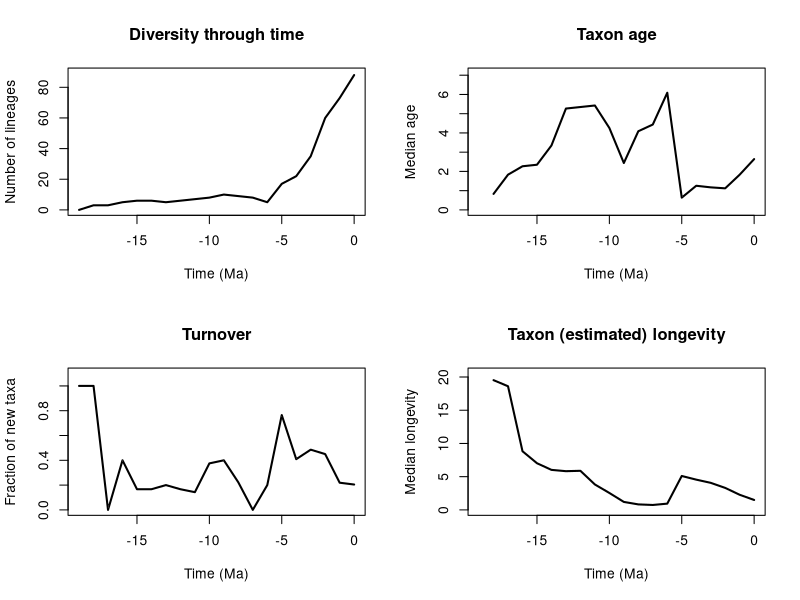

Source code (R):

	setwd("/Users/tobias/Documents/Sweden/PhD/rise_and_fall/longevity_analyses/mammals/families/bovidae_pyrate_mcmc_logs")
	tbl = read.table(file = "bovidae_input_1_se_est_stats.txt",header = T)
	pdf(file='fbovidae_input_1_se_est_stats.pdf',width=12, height=9)
	time = -tbl$time
	par(mfrow=c(2,2))
	library(scales)
	plot(time,tbl$diversity, type="l",lwd = 2, ylab= "Number of lineages", xlab="Time (Ma)", main="Diversity through time", ylim=c(0,max(tbl$M_div,na.rm =T)+1),xlim=c(min(time),0))
	polygon(c(time, rev(time)), c(tbl$M_div, rev(tbl$m_div)), col = alpha("#504A4B",0.5), border = NA)
	plot(time,tbl$median_genus_age, type="l",lwd = 2, ylab = "Median age", xlab="Time (Ma)", main= "Taxon age", ylim=c(0,max(tbl$M_age,na.rm =T)+1),xlim=c(min(time),0))
	polygon(c(time, rev(time)), c(tbl$M_age, rev(tbl$m_age)), col = alpha("#504A4B",0.5), border = NA)
	plot(time,tbl$turnover, type="l",lwd = 2, ylab = "Fraction of new taxa", xlab="Time (Ma)", main= "Turnover", ylim=c(0,max(tbl$M_turnover,na.rm =T)+.1),xlim=c(min(time),0))
	polygon(c(time, rev(time)), c(tbl$M_turnover, rev(tbl$m_turnover)), col = alpha("#504A4B",0.5), border = NA)
	plot(time,tbl$life_exp, type="l",lwd = 2, ylab = "Median longevity", xlab="Time (Ma)", main= "Taxon (estimated) longevity", ylim=c(0,max(tbl$M_life_exp,na.rm =T)+1),xlim=c(min(time),0))
	polygon(c(time, rev(time)), c(tbl$M_life_exp, rev(tbl$m_life_exp)), col = alpha("#504A4B",0.5), border = NA)
	n<-dev.off()
	